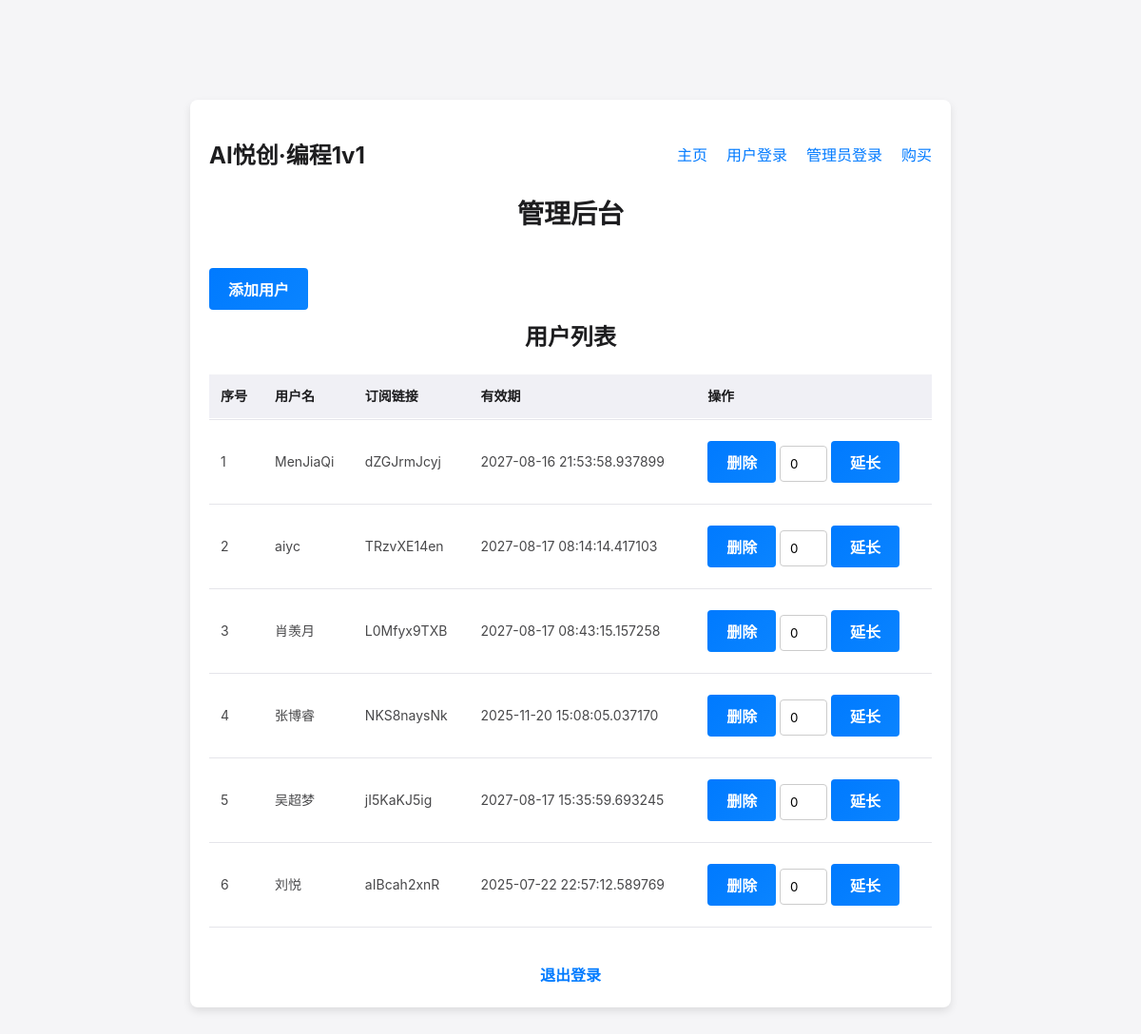
/admin (signed in), run on the app's committed database.
### app.py (models this page shows, shortened)
class User(db.Model):
    id = db.Column(db.Integer, primary_key=True)
    username = db.Column(db.String(150), nullable=False, unique=True)
    password = db.Column(db.String(150), nullable=False)
    expiration_date = db.Column(db.DateTime, nullable=True)
    subscription_link = db.Column(db.String(200), nullable=True, unique=True)

### app.py (the view, shortened to what this page needs)
@app.route('/admin', methods=['GET', 'POST'])
@admin_login_required
def admin():
    users = User.query.all()
    return render_template('admin.html', users=enumerate(users, start=1))

### app.py (called while the page is built)
def admin_login_required(f):
    @wraps(f)
    def decorated_function(*args, **kwargs):
        if 'admin_logged_in' not in session:
            flash("请先登录", "danger")
            return redirect(url_for('login'))
        return f(*args, **kwargs)
    return decorated_function

### templates/admin.html (shortened to what this page needs)
<!DOCTYPE html>
<html lang="en">
<head>
    <link rel="stylesheet" href="{{ url_for('static', filename='base.css') }}">
    <link rel="stylesheet" href="{{ url_for('static', filename='admin.css') }}">
</head>
<body>
<div class="container">
    <nav class="navbar">
        <a href="{{ url_for('index') }}" class="logo">AI悦创·编程1v1</a>
        <ul class="nav-links">
            <li><a href="{{ url_for('index') }}">主页</a></li>
            <li><a href="{{ url_for('user_login') }}">用户登录</a></li>
            <li><a href="{{ url_for('login') }}">管理员登录</a></li>
            <li><a href="{{ url_for('purchase') }}">购买</a></li>
        </ul>
    </nav>
    <h1>管理后台</h1>
    <button id="addUserButton" class="btn">添加用户</button>
    <h2>用户列表</h2>
    <div class="table-container">
        <table>
            <thead>
            <tr>
                <th>序号</th>
                <th>用户名</th>
                <th>订阅链接</th>
                <th>有效期</th>
                <th>操作</th>
            </tr>
            </thead>
            <tbody>
            {% for index, user in users %}
                <tr>
                    <td>{{ index }}</td>
                    <td>{{ user.username }}</td>
                    <td>{{ user.subscription_link }}</td>
                    <td>{{ user.expiration_date }}</td>
                    <td>
                        <form method="post" style="display: inline;">
                            <button type="submit">删除</button>
                        </form>
                        <form method="post" style="display: inline;">
                            <input type="number" name="additional_days" value="0" style="width: 50px;">
                            <button type="submit">延长</button>
                        </form>
                    </td>
                </tr>
            {% endfor %}
            </tbody>
        </table>
    </div>
    <a href="{{ url_for('logout') }}" class="logout">退出登录</a>
</div>
</body>
</html>

### static/base.css (style rules this page uses)
* { margin: 0; padding: 0; box-sizing: border-box; font-family: -apple-system, BlinkMacSystemFont, "Segoe UI", Roboto, "Helvetica Neue", Arial, sans-serif; }
body { background-color: #f5f5f7; color: #333; display: flex; justify-content: center; align-items: center; min-height: 100vh; line-height: 1.6; }
.container { width: 100%; max-width: 800px; padding: 20px; background-color: #ffffff; border-radius: 16px; box-shadow: 0 4px 12px rgba(0, 0, 0, 0.1); }
h1 { font-size: 28px; margin-bottom: 24px; color: #1d1d1f; font-weight: 600; text-align: center; }
button { padding: 12px; border: none; border-radius: 8px; font-size: 16px; font-weight: 600; color: #fff; background: linear-gradient(135deg, #007aff, #0a84ff); cursor: pointer; transition: background 0.3s ease; margin: 8px 0; }
.navbar { display: flex; justify-content: space-between; align-items: center; padding: 20px 0; }
.navbar .logo { font-size: 24px; font-weight: bold; color: #1d1d1f; text-decoration: none; }
.navbar .nav-links { list-style: none; display: flex; margin: 0; }
.navbar .nav-links li { margin-left: 20px; }
.navbar .nav-links a { text-decoration: none; color: #007aff; font-weight: 500; transition: color 0.3s; }

### static/admin.css (style rules this page uses)
body { font-family: Arial, sans-serif; background-color: #f5f5f7; color: #333; margin: 0; padding: 0; overflow-y: scroll; }
.container { max-width: 800px; margin: 0 auto; padding: 20px; background-color: #fff; border-radius: 8px; box-shadow: 0 4px 8px rgba(0, 0, 0, 0.1); position: relative; z-index: 1; }
h1, h2 { color: #1d1d1f; text-align: center; }
button { background-color: #007bff; color: #fff; border: none; padding: 10px 20px; margin: 10px 0; cursor: pointer; font-size: 16px; border-radius: 4px; transition: background-color 0.3s ease; }
.table-container { max-height: 600px; overflow-y: auto; margin-top: 20px; position: relative; }
table { width: 100%; border-collapse: collapse; font-size: 14px; }
thead th { position: sticky; top: 0; background-color: #f0f0f5; z-index: 1; }
tbody td { background-color: #fff; color: #48484a; }
th, td { padding: 12px; border-bottom: 1px solid #e5e5ea; text-align: left; }
th { font-weight: 600; color: #1d1d1f; }
input[type="text"], input[type="password"], input[type="number"] { width: 100%; padding: 10px; margin: 8px 0; border: 1px solid #ccc; border-radius: 4px; box-sizing: border-box; }
a.logout { display: block; text-align: center; color: #007bff; text-decoration: none; margin-top: 20px; font-weight: bold; }
html { height: 100%; }

### data on the page
User: index "1", username "MenJiaQi", subscription_link "dZGJrmJcyj", expiration_date "2027-08-16 21:53:58.937899"
User: index "2", username "aiyc", subscription_link "TRzvXE14en", expiration_date "2027-08-17 08:14:14.417103"
User: index "3", username "肖羡月", subscription_link "L0Mfyx9TXB", expiration_date "2027-08-17 08:43:15.157258"
User: index "4", username "张博睿", subscription_link "NKS8naysNk", expiration_date "2025-11-20 15:08:05.037170"
User: index "5", username "吴超梦", subscription_link "jI5KaKJ5ig", expiration_date "2027-08-17 15:35:59.693245"
User: index "6", username "刘悦", subscription_link "aIBcah2xnR", expiration_date "2025-07-22 22:57:12.589769"
